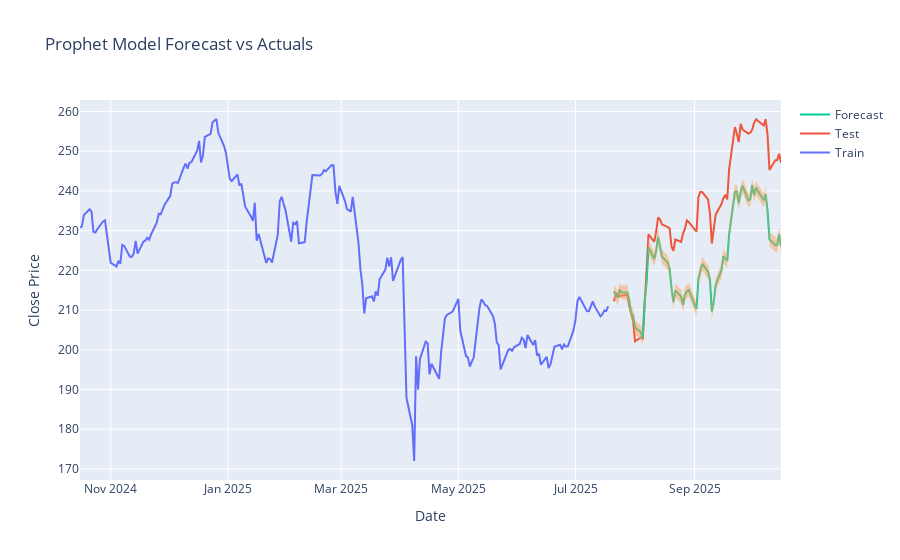

Notebook source saved alongside this figure:
### Code cell
fig = go.Figure()
fig.add_trace(go.Scatter(x=train['ds'], y=train['y'], name='Train'))
fig.add_trace(go.Scatter(x=test['ds'], y=test['y'], name='Test'))
fig.add_trace(go.Scatter(x=forecast['ds'], y=forecast['yhat'], name='Forecast'))
fig.add_trace(go.Scatter(x=forecast['ds'], y=forecast['yhat_lower'], name='Forecast Lower', line=dict(width=0), showlegend=False))
fig.add_trace(go.Scatter(x=forecast['ds'], y=forecast['yhat_upper'], name='Forecast Upper', line=dict(width=0), fill='tonexty', showlegend=False))
fig.update_layout(title='Prophet Model Forecast vs Actuals',
                  xaxis_title='Date',
                  yaxis_title='Close Price')

fig.show()
